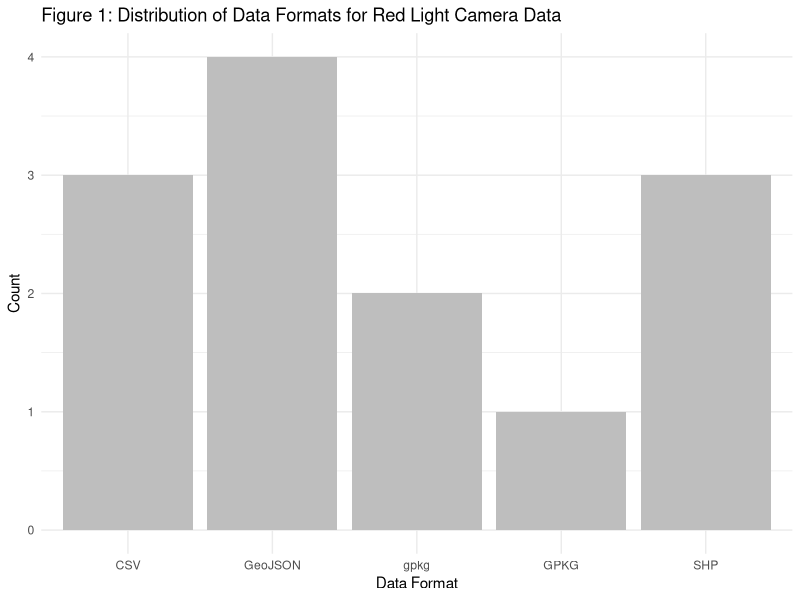

Write R code to recreate this figure.
## ---- chunk 1
library(knitr)
library(dplyr)

# Loading the data into R and displaying it using knitr::kable
red_light_data <- read.csv("Red Light Cameras Data - 4326.csv")
red_light_data_summary <- red_light_data %>% select(name, format, last_modified)
kable(red_light_data_summary, caption = "Table 1: Summary of Red Light Camera Data Metadata")
## ---- chunk 2
library(ggplot2)

# Creating a bar plot using ggplot2
ggplot(red_light_data, aes(x = format)) +
  geom_bar(fill = "grey") +
  theme_minimal() +
  labs(title = "Figure 1: Distribution of Data Formats for Red Light Camera Data",
       x = "Data Format", y = "Count")
